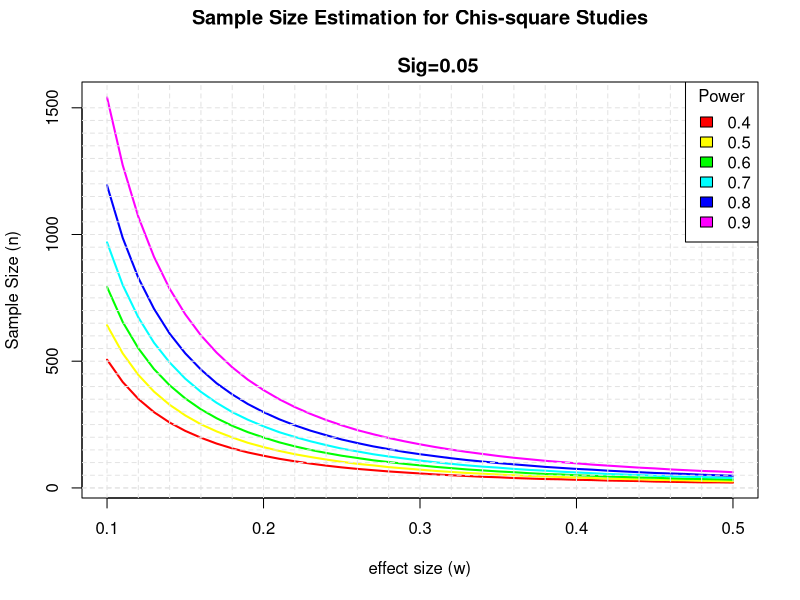
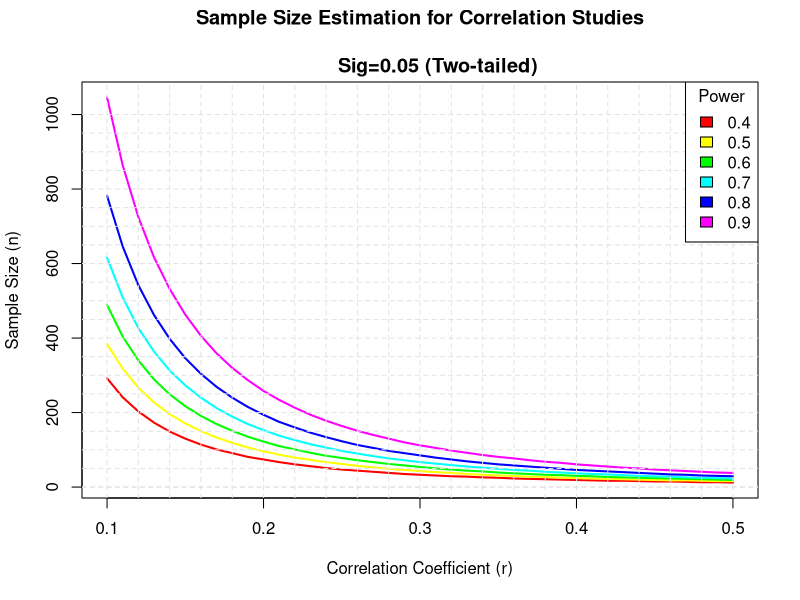

Recreate these plots in R, in order.
library(pwr)

#### pwr.chisq.test(w =, N = , df = , sig.level =, power = )
#### where w is the effect size,
#### N is the total sample size, 
#### and df is the degrees of freedom. 
#### Cohen suggests that w values of 0.1, 0.3, and 0.5 represent 
#### small, medium, and large effect sizes respectively.

## Yirgallem study, size:
size <- pwr.chisq.test(w=0.4,df=(3-1)*(3-1),N=NULL, sig.level=0.05, power=.8)

size

## Yirgallem study, power:
power <- pwr.chisq.test(w=0.4,df=(3-1)*(3-1),N=94, sig.level=0.05, power=NULL)

power


# Plot sample size curves for CHI_SQUARE of various sizes

# range of effect size
w <- seq(.1,.5,.01)
nw <- length(w)

# power values
p <- seq(.4,.9,.1)
np <- length(p)

# obtain sample sizes
samsize <- array(numeric(nw*np), dim=c(nw,np))
for (i in 1:np){
  for (j in 1:nw){
     result <- pwr.chisq.test(w = w[j], df = (3-1)*(3-1), N = NULL, sig.level = .05, power = p[i])
    samsize[j,i] <- ceiling(result$N)
  }
}

# set up graph
xrange <- range(w)
yrange <- round(range(samsize))
colors <- rainbow(length(p))
plot(xrange, yrange, type="n",
     xlab="effect size (w)",
     ylab="Sample Size (n)" )

# add power curves
for (i in 1:np){
  lines(w, samsize[,i], type="l", lwd=2, col=colors[i])
}

# add annotation (grid lines, title, legend) 
abline(v=0, h=seq(0,yrange[2],50), lty=2, col="grey89")
abline(h=0, v=seq(xrange[1],xrange[2],.02), lty=2,
       col="grey89")
title("Sample Size Estimation for Chis-square Studies\n
      Sig=0.05")
legend("topright", title="Power", as.character(p),
       fill=colors)







# Plot sample size curves for detecting CORRELATIONS of
# various sizes.

library(pwr)

# range of correlations
r <- seq(.1,.5,.01)
nr <- length(r)

# power values
p <- seq(.4,.9,.1)
np <- length(p)

# obtain sample sizes
samsize <- array(numeric(nr*np), dim=c(nr,np))
for (i in 1:np){
  for (j in 1:nr){
    result <- pwr.r.test(n = NULL, r = r[j],
                         sig.level = .05, power = p[i],
                         alternative = "two.sided")
    samsize[j,i] <- ceiling(result$n)
  }
}

# set up graph
xrange <- range(r)
yrange <- round(range(samsize))
colors <- rainbow(length(p))
plot(xrange, yrange, type="n",
     xlab="Correlation Coefficient (r)",
     ylab="Sample Size (n)" )

# add power curves
for (i in 1:np){
  lines(r, samsize[,i], type="l", lwd=2, col=colors[i])
}

# add annotation (grid lines, title, legend) 
abline(v=0, h=seq(0,yrange[2],50), lty=2, col="grey89")
abline(h=0, v=seq(xrange[1],xrange[2],.02), lty=2,
       col="grey89")
title("Sample Size Estimation for Correlation Studies\n
      Sig=0.05 (Two-tailed)")
legend("topright", title="Power", as.character(p),
       fill=colors)
